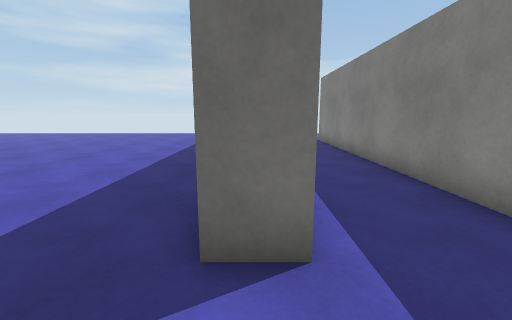
view 1 (above)

16 first-person views from a walk through a scene from a Unity 3-D project. The camera is 1.3 m above the floor, tilts 10° down and sees 90° across. The floor is counted in squares, 1 m on a side. Each view is taken from the middle of a square. On the plan, view 1 faces up. The plan holds only what a view shows up to about 13 squares ahead; the rest is blank. The place goes on beyond the plan. The player character is not drawn. Some animated figures are left out. Some surface patterns are stand-ins.

view 2
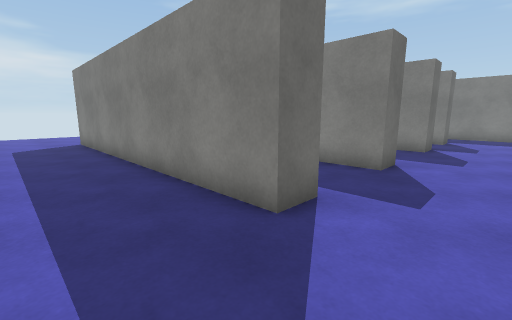

view 3
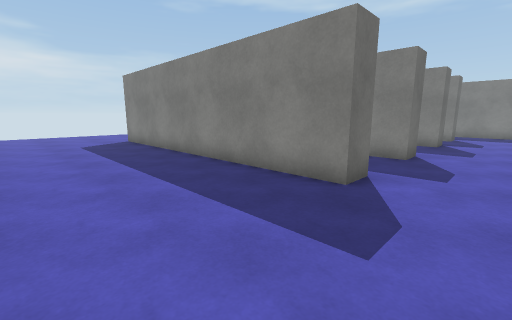

view 4
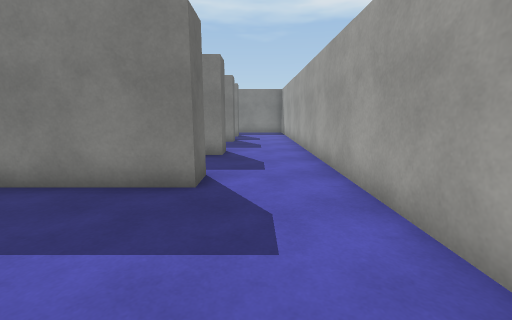

view 5
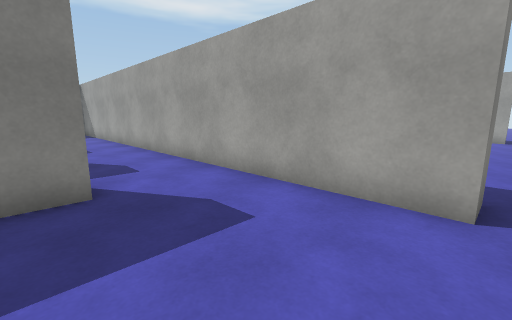

view 6
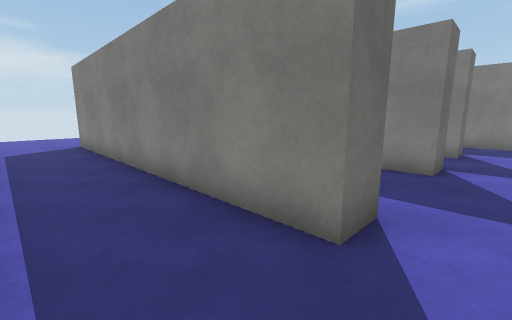

view 7
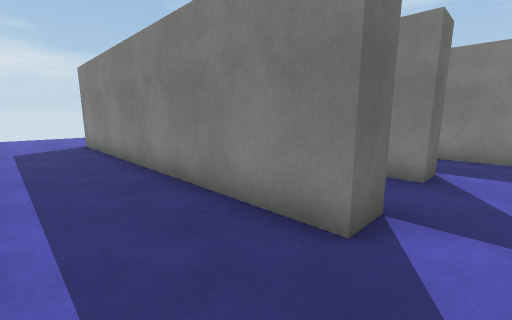

view 8
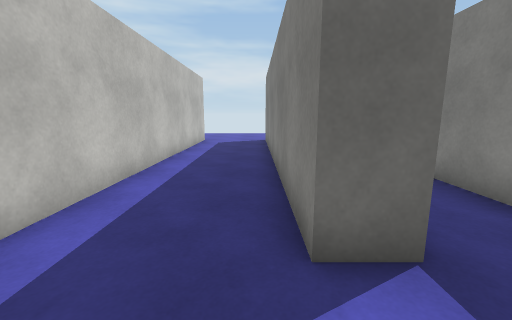

view 9
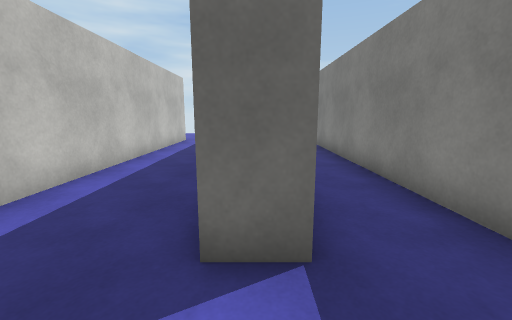

view 10
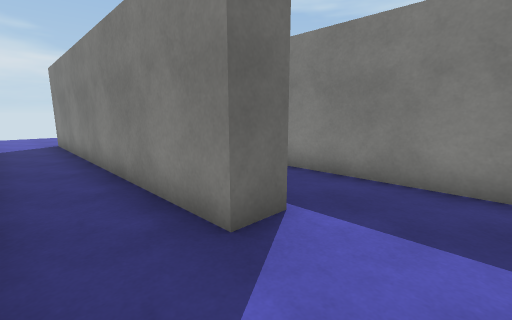

view 11
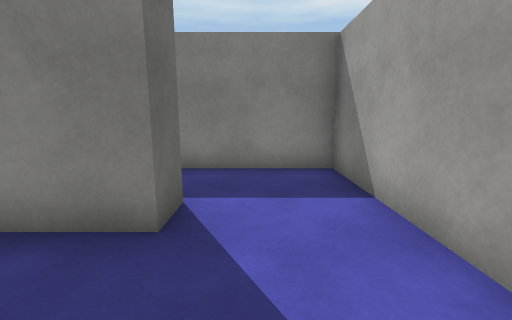

view 12
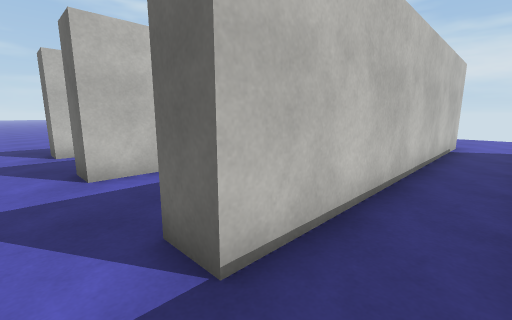

view 13
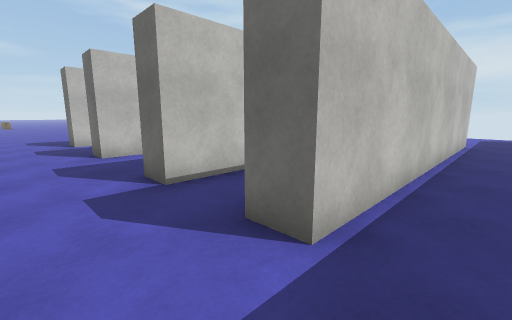

view 14
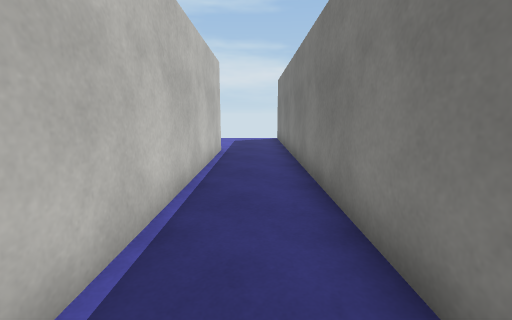

view 15
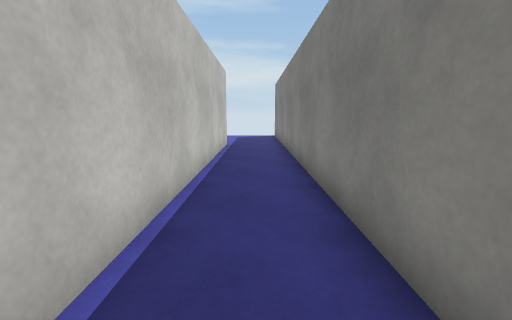

view 16
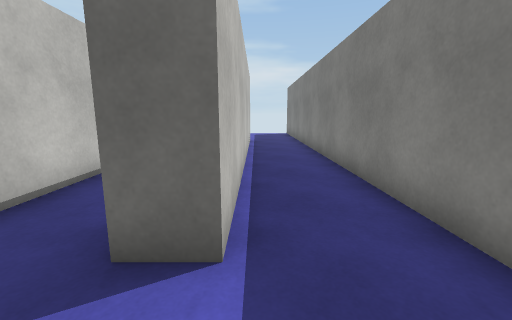

### Floor plan
Points are (right, up) in squares from view 1. A wall is a line through its corners. A room is listed if a view was taken in it or the views show most of it. See-through windows are left out.
Room 1 (views 1, 2, 3, 4, 5, 6)
walls: (0.5, 2.8) (0.5, 2.1) (-0.5, 2.1) (-0.5, 13.5); (4.3, 2.1) (3.3, 2.1) (3.3, 13.5); (-4.8, -0.9) (4.5, -0.9)
ways out: opening at (3.5, 0.5) to room 2
Room 2 (views 7, 8, 9, 10, 11, 12, 16)
walls: (11.7, 2.1) (10.7, 2.1) (10.7, 13.5); (4.5, -0.9) (12.4, -0.9); (4.3, 13.1) (4.3, 2.1); (8.5, 13.5) (8.5, 2.1) (7.5, 2.1) (7.5, 13.5)
ways out: opening at (3.5, 0.5) to room 1; opening at (11.5, 0.5) to room 3
Room 3 (views 13, 14, 15)
walls: (11.7, 13.5) (11.7, 2.1); (12.4, -0.9) (14.2, -0.9) (14.2, 13.5)
ways out: opening at (11.5, 0.5) to room 2

Positions as (right, up) in squares from view 1, and headings:
1: (0, 0), facing up
2: (-3, 0), facing up-right
3: (-5, 0), facing up-right
4: (-5, 1), facing right
5: (-5, 3), facing down-right
6: (1, 1), facing up-right
7: (5, 1), facing up-right
8: (7, 0), facing up
9: (8, 0), facing up
10: (9, 0), facing up-right
11: (8, 1), facing right
12: (10, 1), facing up-left
13: (13, 0), facing up-left
14: (13, 4), facing up
15: (13, 2), facing up
16: (12, 0), facing up
